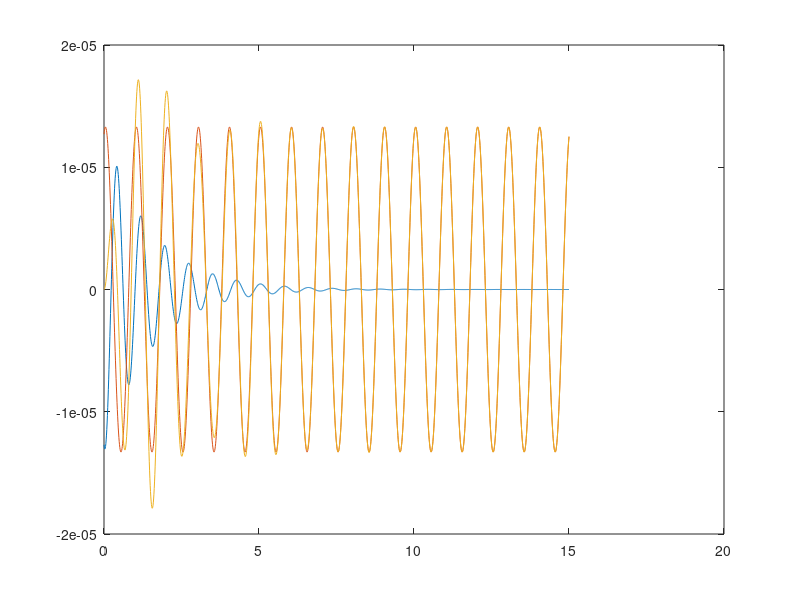

This chart was generated by the following MATLAB code:
%% 1.) Definitions
%% 1.) -Parameter definition
mass                       = 750;                 % Mass of the body [kg]
stiffness                  = 50000;               % Stiffness Coefficient of spring [N/m]
damping                    = 1000;                  % Damping coefficient of damper [Ns/m]
time                       = 0:0.01:15;           % Time [s]

x_0                        = 0.0;                 % Initial Condition displacement
x_dot_0                    = 0;                   % Initial Condition velocity

mass_extruded              = 0.03;                % Mass of the excitation [kg]
omega                      = 6.28;                % Angular frequency of the excitation [1/s]
radius                     = 0.24;                % Radius of the excitation [m]

force = mass_extruded*radius*omega^2;                                       % Calculate the force with given parameters
    
%% 2.) Computing
%% 2.) -Parameter calculation
dampingcoefficient = damping/(2*mass);                          % Calculate damping coefficient
angulareigenfrequency = sqrt(stiffness/mass);                       % Calculate angular eigenfrequency

%% 2.) -Calculation of the characteristic polynomial
lambda = roots([1,2*dampingcoefficient,angulareigenfrequency^2]);         % Calculate roots

%% 2.) -Calculation of the constants
x_max = force/sqrt((damping*omega)^2+(stiffness-mass*omega^2)^2);          % maximum amplitude of particular solution
phi = atan((damping*omega)/(stiffness-mass*omega^2));                                         % phase shift of the particular solution

k1 = x_0-x_max*cos(-phi)+(-lambda(1)*x_0+x_dot_0+x_max*omega*sin(-phi)+x_max*cos(-phi)*lambda(1))/(lambda(1)-lambda(2));% Calculation of the constant 1
k2 = (lambda(1)*x_0-x_dot_0-x_max*omega*sin(-phi)-x_max*cos(-phi)*lambda(1))/(lambda(1)-lambda(2));                                          % Calculation of the constant 2

%% 2.) -Calculation of the solution
x_t_h = k1*exp(lambda(1)*time)+k2*exp(lambda(2)*time);                         % Calculate homogeneous solution
v_t_h = k1*lambda(1)*exp(lambda(1)*time)+k2*lambda(2)*exp(lambda(2)*time);                         % Calculate homogeneous solution

x_t_p = x_max*cos(omega*time-phi);                         % Calculate particular solution
v_t_p = -x_max*omega*sin(omega*time-phi);                         % Calculate particular solution

x_t = real(x_t_h)+x_t_p;                           % Calculate overall solution by superposition of homogeneous and particular solution
v_t = real(v_t_h)+v_t_p;                           % Calculate overall solution by superposition of homogeneous and particular solution

plot(time,x_t_h,time,x_t_p,time,x_t)
